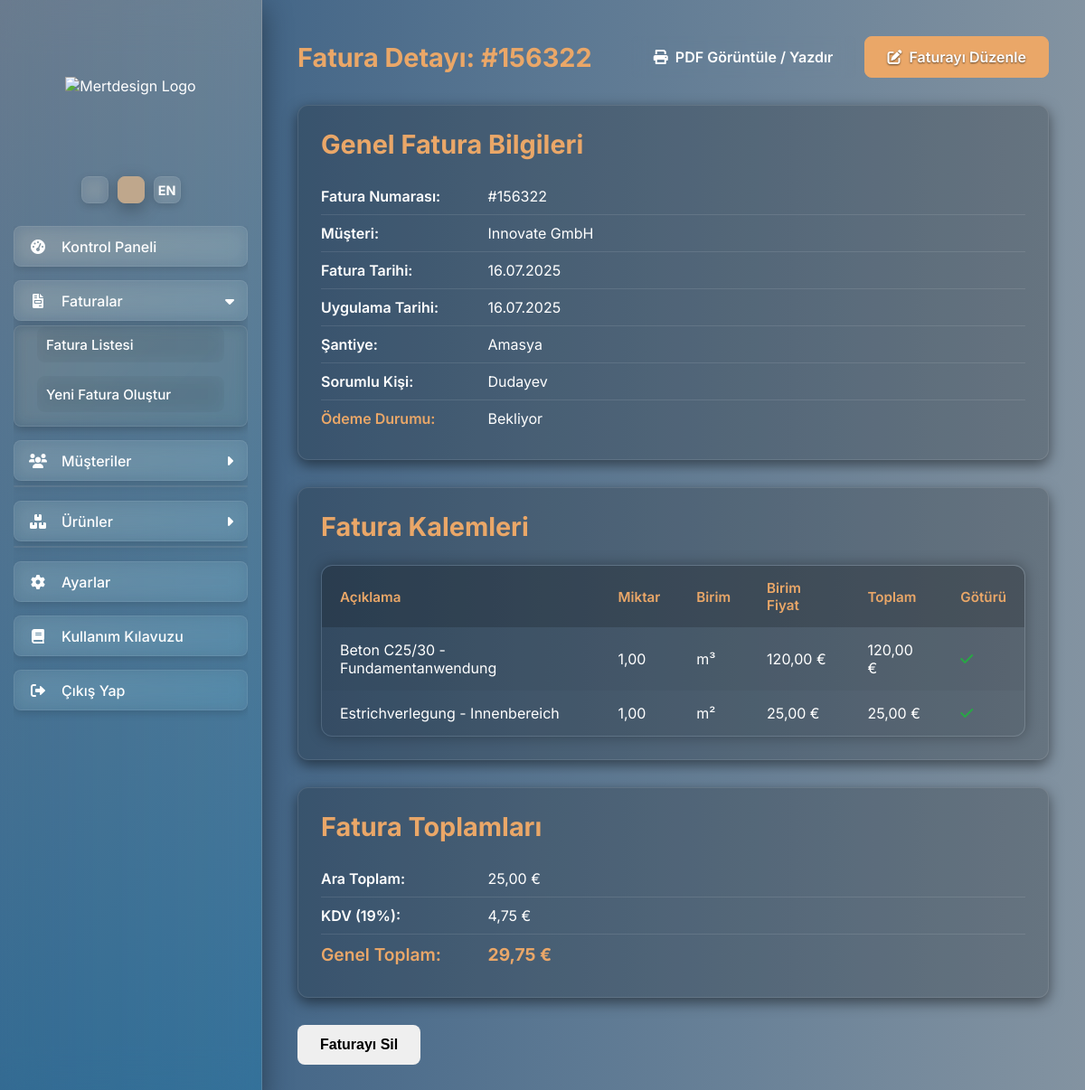
Screenshot of /fatura_detay/4 (signed in) with the database file from the repository.
### app.py (models this page shows)
class Fatura(db.Model):
    id = db.Column(db.Integer, primary_key=True)
    fatura_no = db.Column(db.String(50), nullable=False, unique=True)
    tarih = db.Column(db.DateTime, default=datetime.utcnow)
    ausfuhrungsdatum = db.Column(db.DateTime, nullable=True)
    santiye = db.Column(db.String(200), nullable=True)
    sachbearbeiter = db.Column(db.String(100), nullable=True)
    musteri_id = db.Column(db.Integer, db.ForeignKey('musteri.id'), nullable=False)
    ara_toplam = db.Column(db.Float, nullable=False, default=0.0)
    kdv_tutari = db.Column(db.Float, nullable=False, default=0.0)
    genel_toplam = db.Column(db.Float, nullable=False, default=0.0)
    odeme_durumu = db.Column(db.String(50), default="Bekliyor", nullable=False)
    kalemler = db.relationship('FaturaKalemi', backref='fatura', lazy=True, cascade="all, delete-orphan")
    is_reverse_charge_invoice = db.Column(db.Boolean, default=False)

class Musteri(db.Model):
    id = db.Column(db.Integer, primary_key=True)
    firma_adi = db.Column(db.String(150), nullable=False)
    adres = db.Column(db.String(300), nullable=False)
    vergi_no = db.Column(db.String(50), nullable=True)
    telefon = db.Column(db.String(50), nullable=True)
    email = db.Column(db.String(120), nullable=True)
    ilgili_kisi = db.Column(db.String(100), nullable=True)
    web_adresi = db.Column(db.String(120), nullable=True)
    notlar = db.Column(db.Text, nullable=True)
    faturalar = db.relationship('Fatura', backref='musteri', lazy=True, cascade="all, delete-orphan")
    is_reverse_charge = db.Column(db.Boolean, default=False)

class FaturaKalemi(db.Model):
    id = db.Column(db.Integer, primary_key=True)
    aciklama = db.Column(db.String(500), nullable=False)
    miktar = db.Column(db.Float, nullable=False)
    birim = db.Column(db.String(50), nullable=False)
    birim_fiyat = db.Column(db.Float, nullable=False)
    satir_toplami = db.Column(db.Float, nullable=False)
    fatura_id = db.Column(db.Integer, db.ForeignKey('fatura.id'), nullable=False)
    is_goturu = db.Column(db.Boolean, default=False)

### app.py (the view)
@app.route('/fatura_detay/<int:fatura_id>')
@login_required
def fatura_detay(fatura_id):
    fatura = Fatura.query.get_or_404(fatura_id)
    return render_template('fatura_detay.html', fatura=fatura)

### app.py (called while the page is built)
def get_locale():
    if not has_request_context():
        return app.config['BABEL_DEFAULT_LOCALE']
    if 'lang' in request.args and request.args['lang'] in current_app.config['LANGUAGES']:
        session['lang'] = request.args['lang']
    if 'lang' in session:
        return session.get('lang')
    return request.accept_languages.best_match(current_app.config['LANGUAGES']) or current_app.config['BABEL_DEFAULT_LOCALE']

@app.before_request
def before_request_locale():
    g.locale = get_locale()

@login_manager.user_loader
def load_user(user_id):
    return User.query.get(int(user_id))

@app.context_processor
def inject_global_data_for_all_templates():
    sirket_profili = SirketProfili.query.first()
    if not sirket_profili:
        sirket_profili = {
            'firma_unvani': _('Yükleniyor...'),
            'adres': '', 'telefon': '', 'email': '', 'web_adresi': '',
            'iban': '', 'bic': '', 'vergi_no': '', 'sirket_no': '', 'banka_adi': ''
        }
    return dict(app=app, profil=sirket_profili, current_user=current_user)

### templates/fatura_detay.html (shortened to what this page needs)
{% extends "layout.html" %}
{% block content %}
    <div class="content-header">
        <h1>{{ _('Fatura Detayı') }}: #{{ fatura.fatura_no }}</h1>
        <div>
            <a href="{{ url_for('fatura_pdf', fatura_id=fatura.id) }}" class="btn btn-secondary" target="_blank"><i class="fas fa-print"></i> {{ _('PDF Görüntüle / Yazdır') }}</a>
            <a href="{{ url_for('fatura_duzenle', fatura_id=fatura.id) }}" class="btn btn-primary"><i class="fas fa-edit"></i> {{ _('Faturayı Düzenle') }}</a>
        </div>
    </div>
    <div class="content-card">
        <h2 class="text-2xl mb-4">{{ _('Genel Fatura Bilgileri') }}</h2>
        <div class="detail-item">
            <strong>{{ _('Fatura Numarası:') }}</strong> #{{ fatura.fatura_no }}
        </div>
        <div class="detail-item">
            <strong>{{ _('Müşteri:') }}</strong> <a href="{{ url_for('musteri_detay', musteri_id=fatura.musteri.id) }}" style="color: inherit; text-decoration: none;">{{ fatura.musteri.firma_adi }}</a>
        </div>
        <div class="detail-item">
            <strong>{{ _('Fatura Tarihi:') }}</strong> {{ fatura.tarih.strftime('%d.%m.%Y') }}
        </div>
        {% if fatura.ausfuhrungsdatum %}
        <div class="detail-item">
            <strong>{{ _('Uygulama Tarihi:') }}</strong> {{ fatura.ausfuhrungsdatum.strftime('%d.%m.%Y') }}
        </div>
        {% endif %}
        {% if fatura.santiye %}
        <div class="detail-item">
            <strong>{{ _('Şantiye:') }}</strong> {{ fatura.santiye }}
        </div>
        {% endif %}
        {% if fatura.sachbearbeiter %}
        <div class="detail-item">
            <strong>{{ _('Sorumlu Kişi:') }}</strong> {{ fatura.sachbearbeiter }}
        </div>
        {% endif %}
        <div class="detail-item">
            <strong>{{ _('Ödeme Durumu:') }}</strong> {{ _(fatura.odeme_durumu) }}
        </div>
    </div>
    <div class="content-card mt-6">
        <h2 class="text-2xl mb-4">{{ _('Fatura Kalemleri') }}</h2>
        {% if fatura.kalemler %}
            <div class="table-responsive">
                <table class="table table-striped table-hover">
                    <thead>
                        <tr>
                            <th>{{ _('Açıklama') }}</th>
                            <th class="text-end">{{ _('Miktar') }}</th>
                            <th>{{ _('Birim') }}</th>
                            <th class="text-end">{{ _('Birim Fiyat') }}</th>
                            <th class="text-end">{{ _('Toplam') }}</th>
                            <th class="text-center">{{ _('Götürü') }}</th>
                        </tr>
                    </thead>
                    <tbody>
                        {% for kalem in fatura.kalemler %}
                        <tr>
                            <td>{{ kalem.aciklama }}</td>
                            <td class="text-end">{{ "%.2f"|format(kalem.miktar)|replace('.', ',') }}</td>
                            <td>{{ kalem.birim }}</td>
                            <td class="text-end">{{ "%.2f"|format(kalem.birim_fiyat)|replace('.', ',') }} €</td>
                            <td class="text-end">{{ "%.2f"|format(kalem.satir_toplami)|replace('.', ',') }} €</td>
                            <td class="text-center">
                                {% if kalem.is_goturu %}
                                    <i class="fas fa-check" style="color: #28a745;"></i>
                                {% else %}
                                    <i class="fas fa-times" style="color: #dc3545;"></i>
                                {% endif %}
                            </td>
                        </tr>
                        {% endfor %}
                    </tbody>
                </table>
            </div>
        {% else %}
            <p class="text-md text-center py-4">{{ _('Bu faturaya ait henüz kalem bulunmamaktadır.') }}</p>
        {% endif %}
    </div>
    <div class="content-card mt-6">
        <h2 class="text-2xl mb-4">{{ _('Fatura Toplamları') }}</h2>
        <div class="detail-item">
            <strong>{{ _('Ara Toplam:') }}</strong> {{ "%.2f"|format(fatura.ara_toplam)|replace('.', ',') }} €
        </div>
        {% if not fatura.is_reverse_charge_invoice %}
        <div class="detail-item">
            <strong>{{ _('KDV') }} (19%):</strong> {{ "%.2f"|format(fatura.kdv_tutari)|replace('.', ',') }} €
        </div>
        {% endif %}
        <div class="detail-item" style="font-size: 1.2em; font-weight: bold; color: var(--btn-primary-bg);">
            <strong>{{ _('Genel Toplam:') }}</strong> {{ "%.2f"|format(fatura.genel_toplam)|replace('.', ',') }} €
        </div>
    </div>
    <div class="text-end mt-6">
        <form action="{{ url_for('fatura_sil', fatura_id=fatura.id) }}" method="POST" class="inline-block" onsubmit="return confirm('{{ _('Bu faturayı silmek istediğinizden emin misiniz?') }}');">
            <button type="submit" class="btn btn-danger">{{ _('Faturayı Sil') }}</button>
        </form>
    </div>
{% endblock content %}

### templates/fatura_detay.html (style rules this page uses)
.content-card { background-color: rgba(0, 0, 0, 0.2); padding: 25px; border-radius: 12px; border: 1px solid rgba(255, 255, 255, 0.1); box-shadow: 0 5px 15px rgba(0,0,0,0.5); margin-bottom: 30px; }
.detail-item { padding: 10px 0; border-bottom: 1px solid rgba(255, 255, 255, 0.1); color: var(--text-primary); }
.detail-item:last-child { border-bottom: none; }
.detail-item strong { display: inline-block; width: 180px; color: var(--text-secondary); font-weight: 600; }
.table-responsive { overflow-x: auto; margin-top: 25px; border: 1px solid rgba(255, 255, 255, 0.1); border-radius: 12px; box-shadow: 0 0 15px rgba(0,0,0,0.3); }
.table { width: 100%; border-collapse: collapse; border-spacing: 0; margin-top: 0; border-radius: 12px; overflow: hidden; }
.table th, .table td { border: none; padding: 15px 20px; text-align: left; color: var(--text-primary); background-color: rgba(0, 0, 0, 0.18); }
.table th { background-color: rgba(0, 0, 0, 0.28); font-weight: 600; font-size: 0.95rem; color: var(--btn-primary-bg); }
.table-striped tbody tr:nth-child(odd) td { background-color: rgba(0, 0, 0, 0.12); }
.table-striped tbody tr:nth-child(even) td { background-color: rgba(0, 0, 0, 0.09); }
.content-header h1 { color: var(--btn-primary-bg); }
.content-header { display: flex; justify-content: space-between; align-items: center; margin-bottom: 30px; flex-wrap: wrap; gap: 15px; }
.content-header h1 { color: var(--btn-primary-bg); font-size: 1.8rem; margin-bottom: 0; white-space: nowrap; overflow: hidden; text-overflow: ellipsis; flex-shrink: 1; }
.content-header > div { display: flex; gap: 10px; flex-shrink: 0; }
.content-card h2.text-2xl { font-size: 1.8rem; margin-bottom: 20px; color: var(--btn-primary-bg); }
.content-card .detail-item:last-child strong { color: var(--btn-primary-bg) !important; }

### rows the page displays
Fatura: fatura_no "156322", tarih "16.07.2025", ausfuhrungsdatum "16.07.2025", santiye "Amasya", sachbearbeiter "Dudayev", ara_toplam "25,00", kdv_tutari "4,75", genel_toplam "29,75"
Musteri: musteri.firma_adi "Innovate GmbH"
FaturaKalemi: aciklama "Beton C25/30 - Fundamentanwendung", miktar "1,00", birim "m³", birim_fiyat "120,00", satir_toplami "120,00", is_goturu True (drawn)
FaturaKalemi: aciklama "Estrichverlegung - Innenbereich", miktar "1,00", birim "m²", birim_fiyat "25,00", satir_toplami "25,00", is_goturu True (drawn)
